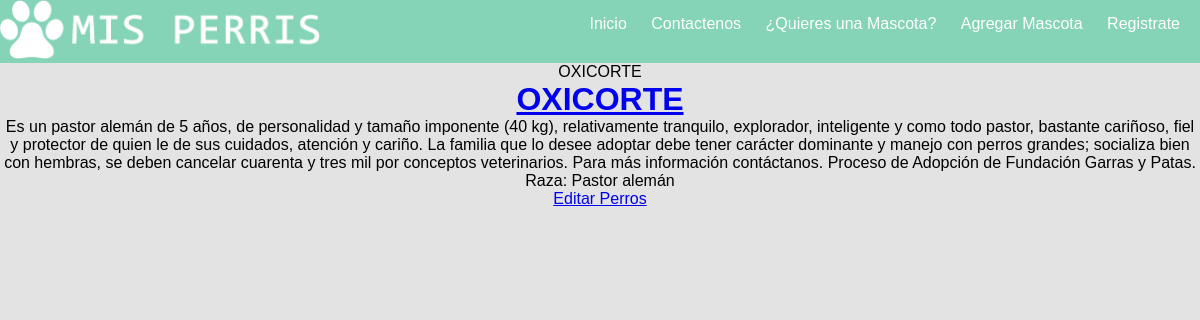
Screenshot of /post/7/ with the database file from the repository.
### blog/models.py (models this page shows)
class RegistroRescatados(models.Model):
        Nombre = models.CharField(max_length=20, null=False)
        Fotografia = models.ImageField(null=False)
        RazaPredominante = models.CharField(max_length=20, null=False)
        Descripcion = models.TextField(null=False)
        ESTADOS = (('R','Rescatados'),('D','Disponible'),('A','Adoptado'))
        Estado = models.CharField(max_length=1 ,choices=ESTADOS , null=False, default='D')
        def __str__(self):
            return self.Nombre

### blog/views.py (the view)
# urls.py: url(r'^post/(?P<pk>[0-9]+)/$', views.post_detail,   name='post_detail'),
def post_detail(request, pk):
    post = get_object_or_404(RegistroRescatados, pk=pk)
    return render(request, 'blog/post_detail.htm', {'post': post})

### blog/templates/blog/post_detail.htm
{% extends 'blog/base.htm' %}
{% block content %}
    {% if post.Estado %}
        <div>
                {% if post.Nombre != "Fotografia" %}
                {{ post.label_tag }}{{ post }}
                {% else %}
        <img src="{{ post.instance.Fotografia.url }}" alt="">
         {% endif %}
       <h1><a href="{% url 'post_detail' pk=post.pk %}">{{ post.Nombre }}</a></h1>
            <p>{{ post.Descripcion|linebreaksbr }}</p>
           <p>Raza: {{ post.RazaPredominante }}</p>
        </div>
    {% endif %}
    <a class="btn btn-default" href="{% url 'post_edit' pk=post.pk %}">Editar Perros</a>
    {% endblock %}

### blog/static/css/blog.css (style rules this page uses)
* { margin:0; padding: 0; box-sizing: border-box; font-family: Arial, Helvetica, sans-serif; }
body { margin: auto; }
@media screen and (min-width: 800px) { body { background: #6DCCAA; } }

### blog/static/css/formulario.css (style rules this page uses)
* { box-sizing: border-box; }
body { margin: 0; font-family: sans-serif; background: rgba(0, 0, 0, 0.5); }
h1 { text-align: center; color: black; }

### blog/static/css/post_new.css (style rules this page uses)
* { box-sizing: border-box; }
body { margin: 0; font-family: sans-serif; background: rgba(119, 119, 119, 0.199); text-align: center; border-spacing: 10px; }

### rows the page displays
RegistroRescatados: Nombre "OXICORTE", Descripcion "Es un pastor alemán de 5 años, de personalidad y tamaño imponente (40 kg), relativamente tranquilo, explorador, inteligente y como todo pastor, bastante cariñoso, fiel y protector de quien le de sus cuidados, atención y cariño. La familia que lo desee adoptar debe tener carácter dominante y manejo con perros grandes; socializa bien con hembras, se deben cancelar cuarenta y tres mil por conceptos veterinarios. Para más información contáctanos. Proceso de Adopción de Fundación Garras y Patas.", RazaPredominante "Pastor alemán"
